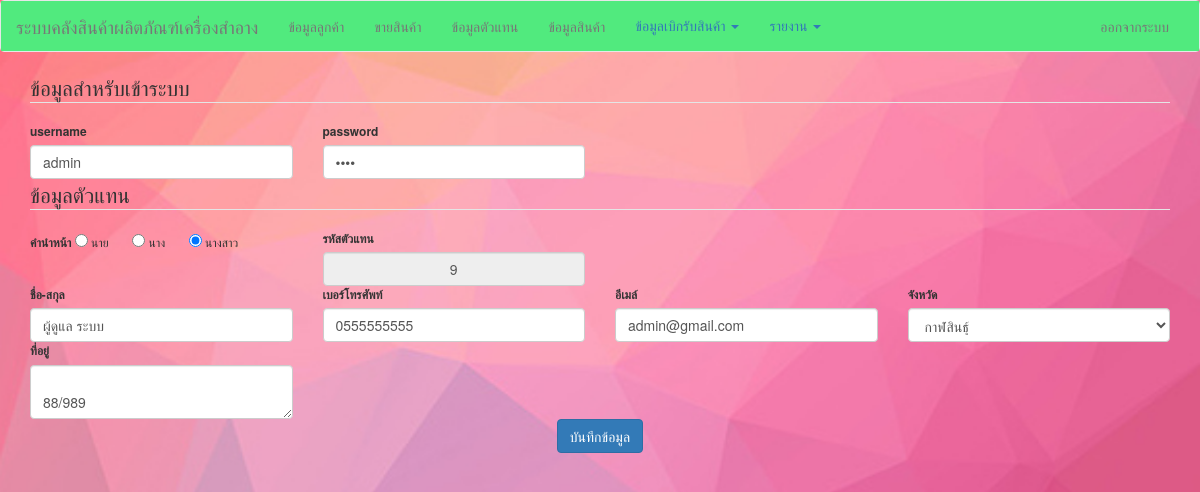
The page /index.php?viewName=editEmployee&id=9&user_ref=3 (signed in) on the database its author committed.
### tables this page shows
CREATE TABLE `tb_user` (
  `id` int(11) NOT NULL,
  `username` varchar(250) DEFAULT NULL,
  `password` varchar(250) DEFAULT NULL,
  `type` varchar(250) DEFAULT NULL
);

CREATE TABLE `tb_employee` (
  `id` int(11) NOT NULL,
  `fullname` varchar(512) DEFAULT NULL,
  `mobile` varchar(20) DEFAULT NULL,
  `email` varchar(250) DEFAULT NULL,
  `address` text,
  `title` varchar(50) DEFAULT NULL,
  `user_ref` int(11) DEFAULT NULL,
  `province` varchar(250) NOT NULL
);

CREATE TABLE `tb_province` (
  `id` int(11) NOT NULL,
  `name` varchar(200) NOT NULL DEFAULT ''
);

### model/employee.php (called while the page is built, shortened)
<?php
class Employee {
    public function read($condition = " 1=1") {
        $this->sql = "SELECT e.province, e.id, e.fullname, e.mobile, e.email, e.address, e.title, e.user_ref, u.type FROM tb_employee e left outer join tb_user u on e.user_ref = u.id WHERE $condition";
        $query = mysql_query($this->sql);
        if ($query) {
            $result = array();
            while ($row = mysql_fetch_array($query, MYSQL_ASSOC)) {
                $result[] = $row;
            }
            return $result;
        } else {
            return false;
        }
    }
	public function read_province() {
        $this->sql = " SELECT * FROM `tb_province` ORDER BY id ";
        $query = mysql_query($this->sql);
        if ($query) {
            $result = array();
            while ($row = mysql_fetch_array($query, MYSQL_ASSOC)) {
                $result[] = $row;
            }
            return $result;
        } else {
            return false;
        }
    }
    public function get_user($condition = " 1=1 ") {
        $this->sql = "SELECT * FROM tb_user WHERE {$condition} ";
		$query = mysql_query($this->sql);
        if ($query) {
            $result = array();
            while ($row = mysql_fetch_array($query, MYSQL_ASSOC)) {
                $result[] = $row;
            }
            if (count($result) > 0) {
                return $result;
            } else {
                return false;
            }
        } else {
            return false;
        }
    }
}

### views/editEmployee.php (the view, shortened to what this page needs)
<?php
include "./model/employee.php";
$obj = new Employee();
$id = $_REQUEST["id"];
$rows = $obj->read(" e.user_ref = {$_REQUEST["user_ref"]} ");
if ($rows != false) {
    $row = $rows[0];
    $users = $obj->get_user(" id = {$_REQUEST["user_ref"]} ");
	$user = $users[0];
	$rows_province = $obj->read_province();
}
?>
<div class="container">
    <form action="doUpdateEmployee.php" method="post" class="form form-horizontal" style="font-size:12px;"  onsubmit="return CheckMobileNumber()">
		 <fieldset>
            <legend>
                ข้อมูลสำหรับเข้าระบบ
            </legend>
			<div class="row">
				<div class="col-md-3 col-sm-6 col-xs-12">
				    <label>username</label>
					<input type="text" name="username" value="<?= $user["username"] ?>" class="form-control" required="" />
				</div>
				<div class="col-md-3 col-sm-6 col-xs-12">
					<label>password</label>
					<input type="password" name="password" value="<?= $user["password"] ?>" class="form-control" required="" />
				</div>
			</div>
        </fieldset>
        <fieldset>
            <legend>
                ข้อมูลตัวแทน
            </legend>
			<div class="row">
				<div class="col-md-3">
					<label>คำนำหน้า</label>
					<input type="radio" name="title" value="นาย" checked="" <?php echo ($row["title"] == "นาย") ? "checked" : "" ?> > นาย
					&nbsp; &nbsp; &nbsp;
					<input type="radio" name="title" value="นาง" <?php echo ($row["title"] == "นาง") ? "checked" : "" ?> > นาง
					&nbsp; &nbsp; &nbsp;
					<input type="radio" name="title" value="นางสาว" <?php echo ($row["title"] == "นางสาว") ? "checked" : "" ?> > นางสาว
				</div>
					<div class="col-md-3">
					<label>รหัสตัวแทน</label>
					<input type="text" name="id" value="<?php echo $id; ?>" class="form-control text-center" readonly="readonly" required="" />
				</div>
			</div>
			<div class="row">
				<div class="col-md-3">
					<label>ชื่อ-สกุล</label>
					<input type="text" name="fullname" value="<?= $row["fullname"] ?>" class="form-control" required="" />
				</div>
				<div class="col-md-3">
					<label>เบอร์โทรศัพท์</label>
					<input type="text" id="mobile" name="mobile" value="<?= $row["mobile"] ?>" onblur="formatPhone(this);" maxlength="10" class="form-control"  required="" />
				</div>
				<div class="col-md-3">
					<label>อีเมล์</label>
					<input type="email" name="email" value="<?= $row["email"] ?>" class="form-control"  required="" />
				</div>
				<div class="col-md-3">
					<label>จังหวัด</label>
					<select id="province" name="province" class="form-control">
						<?php
							if ($rows_province != false) {
								foreach ($rows_province as $row_province) {
								?>
								  <option <?php if ($row["province"] == $row_province["name"] ) echo 'selected' ; ?> value="<?= $row_province["name"] ?>" ><?= $row_province["name"] ?></option>
							<?php } } ?>
					</select>
				</div>
			</div>
			<div class="row">
				<div class="col-md-3">
					<label>ที่อยู่</label>
					<textarea name="address" class="form-control" required=""><?= $row["address"] ?></textarea
				</div>
			</div>
			<div class="row">
				<br /><br />
				<div class="col-md-12 center-block">
					<button type="submit" class="btn btn-primary center-block">
						บันทึกข้อมูล
					</button>
				</div>
			</div>
        </fieldset>
    </form>
</div>

### css/site.css (style rules this page uses)
body { background: url('../images/bg1234.jpg') no-repeat center center fixed; -moz-background-size: cover; -webkit-background-size: cover; -o-background-size: cover; background-size: cover; }

### rows shown on the page
tb_user: username "admin"
tb_employee: title "☑", fullname "ผู้ดูแล ระบบ", mobile "0555555555", email "admin@gmail.com", province "กาฬสินธุ์", address "88/989"
